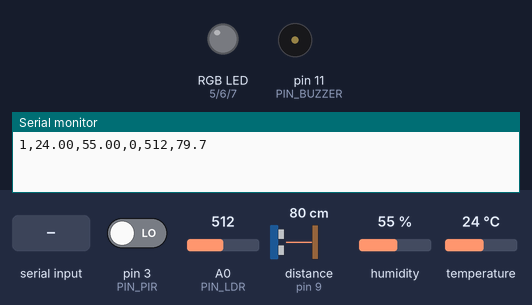
The sketch below on a simulated Arduino Uno, built with avr-gcc and run on an emulated ATmega328P. Parts: an RGB LED mixed from three pins (HIGH = lit), buzzer (waves = sounding, pin HIGH), the last lines printed to the serial monitor. Wiring (inferred from the names in the program): ultrasonic range finder: trigger pin 8; echo pin 9. The inputs (shaded band) are chosen by the test bench; at power-on: pin 3 (PIN_PIR) LOW, A0 (PIN_LDR) = 512, distance to the obstacle (sensor on pin 9) 80 cm, humidity 55 %, temperature 24 °C. The echo pulse lasts 58.3 µs per cm; pins used as bus, display or sensor lines are not drawn.

Above: at 1.2 s.
1.3 s: "BUZZER ON\n" received over Serial
At 2.1 s:
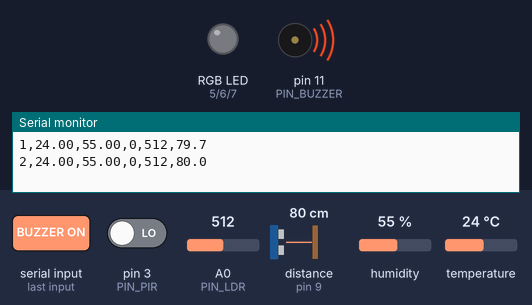
4.3 s: "LED RED\n" received over Serial
At 5.5 s:
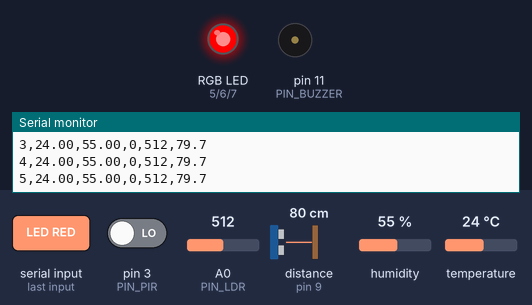
5.8 s: "LED GREEN\n" received over Serial
At 6.7 s:
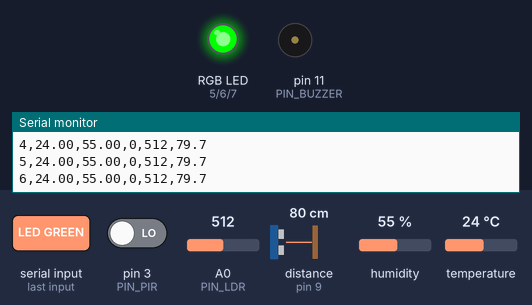
7.3 s: "LED BLUE\n" received over Serial
At 7.8 s:
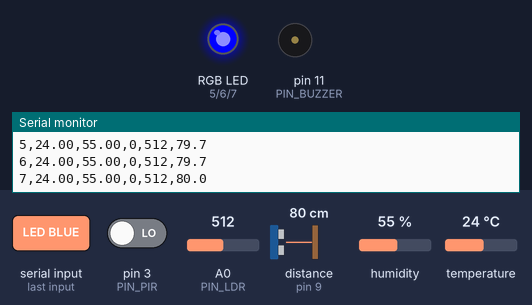
8.8 s: "BUZZER ON\n" received over Serial
At 10.0 s:
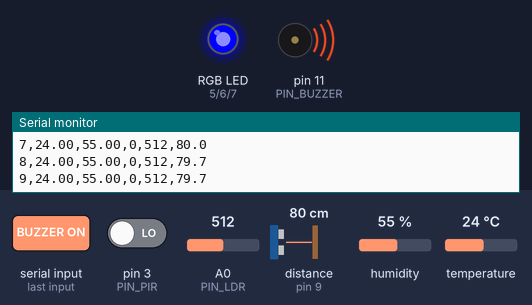
11.8 s: "LED OFF\n" received over Serial
At 12.4 s:
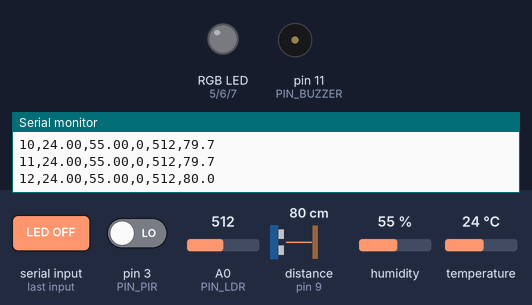
Timing chart, 0 to 14.3 s (numbered marks = the images above; inputs shaded):
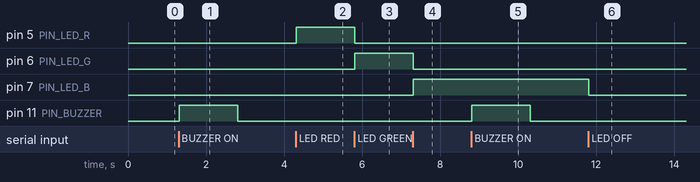

Measured:
- after the input at 1.3 s, pin 11 (PIN_BUZZER): LOW → HIGH at once, → LOW 1.5 s later
- after the input at 4.3 s, pin 5 (PIN_LED_R): LOW → HIGH at once
- after the input at 5.8 s, pin 5 (PIN_LED_R): HIGH → LOW at once; pin 6 (PIN_LED_G): LOW → HIGH at once
- after the input at 7.3 s, pin 6 (PIN_LED_G): HIGH → LOW at once; pin 7 (PIN_LED_B): LOW → HIGH at once
- after the input at 8.8 s, pin 11 (PIN_BUZZER): LOW → HIGH at once, → LOW 1.5 s later
- after the input at 11.8 s, pin 7 (PIN_LED_B): HIGH → LOW at once

The sketch:

sensor_station.ino
```cpp
// demo2 sensor station
// Reads DHT22 (temp+humidity), PIR motion, photoresistor (light), HC-SR04 (distance)
// every 1 second and prints CSV "seq,temp,humidity,pir,lux,distance" on Serial.
//
// Listens for control commands on Serial (one per line):
//   BUZZER ON [duration_ms]   - turn buzzer on; auto-off after duration_ms (default 1500)
//   BUZZER OFF                - turn buzzer off
//   LED RED|GREEN|BLUE|OFF    - set RGB LED state
//
// Pin map — see docs/WIRING.md. Adjust constants below if your wiring differs.

#include <DHT.h>

const uint8_t PIN_DHT       = 2;
const uint8_t PIN_PIR       = 3;
const uint8_t PIN_LDR       = A0;
const uint8_t PIN_HCSR_TRIG = 8;
const uint8_t PIN_HCSR_ECHO = 9;
const uint8_t PIN_BUZZER    = 11;
const uint8_t PIN_LED_R     = 5;
const uint8_t PIN_LED_G     = 6;
const uint8_t PIN_LED_B     = 7;

DHT dht(PIN_DHT, DHT22);

unsigned long lastSampleMs = 0;
const unsigned long SAMPLE_INTERVAL_MS = 1000;

unsigned long buzzerOffAtMs = 0;  // 0 = buzzer not currently timed-off
unsigned long seq = 0;

String inputLine;

void setup() {
  Serial.begin(9600);
  pinMode(PIN_PIR, INPUT);
  pinMode(PIN_HCSR_TRIG, OUTPUT);
  pinMode(PIN_HCSR_ECHO, INPUT);
  pinMode(PIN_BUZZER, OUTPUT);
  pinMode(PIN_LED_R, OUTPUT);
  pinMode(PIN_LED_G, OUTPUT);
  pinMode(PIN_LED_B, OUTPUT);
  digitalWrite(PIN_BUZZER, LOW);
  digitalWrite(PIN_LED_R, LOW);
  digitalWrite(PIN_LED_G, LOW);
  digitalWrite(PIN_LED_B, LOW);
  dht.begin();
  inputLine.reserve(64);
}

float readDistanceCm() {
  digitalWrite(PIN_HCSR_TRIG, LOW);
  delayMicroseconds(2);
  digitalWrite(PIN_HCSR_TRIG, HIGH);
  delayMicroseconds(10);
  digitalWrite(PIN_HCSR_TRIG, LOW);
  unsigned long duration = pulseIn(PIN_HCSR_ECHO, HIGH, 30000UL);  // 30ms timeout (~5m)
  if (duration == 0) return 999.0;  // out of range
  return (float)duration * 0.0343f / 2.0f;
}

void emitFrame() {
  float t = dht.readTemperature();
  float h = dht.readHumidity();
  if (isnan(t)) t = -127.0;
  if (isnan(h)) h = -1.0;
  int pir = digitalRead(PIN_PIR) == HIGH ? 1 : 0;
  int lux = analogRead(PIN_LDR);
  float dist = readDistanceCm();
  seq++;
  Serial.print(seq);
  Serial.print(',');
  Serial.print(t, 2);
  Serial.print(',');
  Serial.print(h, 2);
  Serial.print(',');
  Serial.print(pir);
  Serial.print(',');
  Serial.print(lux);
  Serial.print(',');
  Serial.println(dist, 1);
}

void setLed(uint8_t r, uint8_t g, uint8_t b) {
  digitalWrite(PIN_LED_R, r ? HIGH : LOW);
  digitalWrite(PIN_LED_G, g ? HIGH : LOW);
  digitalWrite(PIN_LED_B, b ? HIGH : LOW);
}

void handleCommand(const String& line) {
  if (line.startsWith("BUZZER ON")) {
    digitalWrite(PIN_BUZZER, HIGH);
    long duration = 1500;
    int sp = line.indexOf(' ', 7);  // after "BUZZER "
    if (sp > 0) {
      String tail = line.substring(sp + 1);
      tail.trim();
      long parsed = tail.toInt();
      if (parsed > 0) duration = parsed;
    }
    buzzerOffAtMs = millis() + duration;
  } else if (line == "BUZZER OFF") {
    digitalWrite(PIN_BUZZER, LOW);
    buzzerOffAtMs = 0;
  } else if (line == "LED RED") {
    setLed(1, 0, 0);
  } else if (line == "LED GREEN") {
    setLed(0, 1, 0);
  } else if (line == "LED BLUE") {
    setLed(0, 0, 1);
  } else if (line == "LED OFF") {
    setLed(0, 0, 0);
  }
}

void loop() {
  unsigned long now = millis();
  if (now - lastSampleMs >= SAMPLE_INTERVAL_MS) {
    lastSampleMs = now;
    emitFrame();
  }

  if (buzzerOffAtMs != 0 && now >= buzzerOffAtMs) {
    digitalWrite(PIN_BUZZER, LOW);
    buzzerOffAtMs = 0;
  }

  while (Serial.available() > 0) {
    char c = (char)Serial.read();
    if (c == '\n' || c == '\r') {
      if (inputLine.length() > 0) {
        inputLine.toUpperCase();
        handleCommand(inputLine);
        inputLine = "";
      }
    } else if (inputLine.length() < 60) {
      inputLine += c;
    }
  }
}
```
